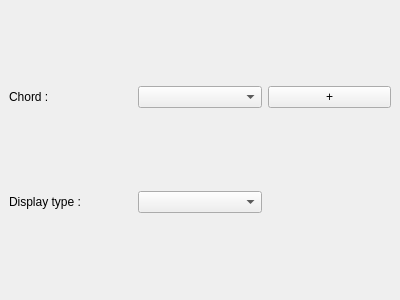
<?xml version="1.0" encoding="UTF-8"?>
<ui version="4.0">
 <class>ChordParameterWidget</class>
 <widget class="QDockWidget" name="ChordParameterWidget">
  <property name="geometry">
   <rect>
    <x>0</x>
    <y>0</y>
    <width>400</width>
    <height>300</height>
   </rect>
  </property>
  <property name="windowTitle">
   <string>DockWidget</string>
  </property>
  <widget class="QWidget" name="dockWidgetContents">
   <layout class="QGridLayout" name="mainLyt">
    <item row="1" column="0">
     <widget class="QLabel" name="lblDisplayType">
      <property name="text">
       <string>Display type :</string>
      </property>
     </widget>
    </item>
    <item row="1" column="1">
     <widget class="QComboBox" name="cbxDisplayType"/>
    </item>
    <item row="0" column="0">
     <widget class="QLabel" name="lblChord">
      <property name="text">
       <string>Chord :</string>
      </property>
     </widget>
    </item>
    <item row="0" column="1">
     <widget class="QComboBox" name="cbxChord"/>
    </item>
    <item row="0" column="2">
     <widget class="QPushButton" name="createChordBtn">
      <property name="text">
       <string>+</string>
      </property>
     </widget>
    </item>
   </layout>
  </widget>
 </widget>
 <resources/>
 <connections/>
</ui>
